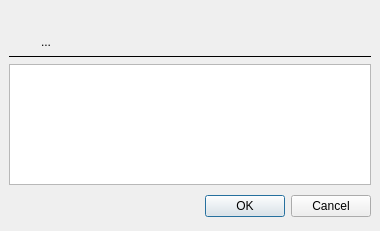
<ui version="4.0" >
 <author></author>
 <comment></comment>
 <exportmacro></exportmacro>
 <class>OriginCommentOptions</class>
 <widget class="QDialog" name="OriginCommentOptions" >
  <property name="geometry" >
   <rect>
    <x>0</x>
    <y>0</y>
    <width>380</width>
    <height>231</height>
   </rect>
  </property>
  <property name="windowTitle" >
   <string>Edit comment</string>
  </property>
  <layout class="QVBoxLayout" >
   <property name="margin" >
    <number>9</number>
   </property>
   <property name="spacing" >
    <number>6</number>
   </property>
   <item>
    <layout class="QHBoxLayout" >
     <property name="margin" >
      <number>0</number>
     </property>
     <property name="spacing" >
      <number>12</number>
     </property>
     <item>
      <layout class="QVBoxLayout" >
       <property name="margin" >
        <number>0</number>
       </property>
       <property name="spacing" >
        <number>6</number>
       </property>
       <item>
        <widget class="QLabel" name="labelHeadline" >
         <property name="enabled" >
          <bool>false</bool>
         </property>
         <property name="sizePolicy" >
          <sizepolicy>
           <hsizetype>4</hsizetype>
           <vsizetype>5</vsizetype>
           <horstretch>0</horstretch>
           <verstretch>0</verstretch>
          </sizepolicy>
         </property>
         <property name="text" >
          <string/>
         </property>
         <property name="pixmap" >
          <pixmap resource="icons.qrc" >:/icons/icons/comment.png</pixmap>
         </property>
         <property name="scaledContents" >
          <bool>false</bool>
         </property>
        </widget>
       </item>
       <item>
        <spacer>
         <property name="orientation" >
          <enum>Qt::Vertical</enum>
         </property>
         <property name="sizeType" >
          <enum>QSizePolicy::Expanding</enum>
         </property>
         <property name="sizeHint" >
          <size>
           <width>20</width>
           <height>0</height>
          </size>
         </property>
        </spacer>
       </item>
      </layout>
     </item>
     <item>
      <layout class="QVBoxLayout" >
       <property name="margin" >
        <number>0</number>
       </property>
       <property name="spacing" >
        <number>6</number>
       </property>
       <item>
        <layout class="QHBoxLayout" >
         <property name="margin" >
          <number>0</number>
         </property>
         <property name="spacing" >
          <number>6</number>
         </property>
         <item>
          <widget class="QLabel" name="labelAuthor" >
           <property name="text" >
            <string/>
           </property>
          </widget>
         </item>
         <item>
          <spacer>
           <property name="orientation" >
            <enum>Qt::Horizontal</enum>
           </property>
           <property name="sizeHint" >
            <size>
             <width>40</width>
             <height>20</height>
            </size>
           </property>
          </spacer>
         </item>
         <item>
          <widget class="QLabel" name="labelDate" >
           <property name="text" >
            <string/>
           </property>
          </widget>
         </item>
        </layout>
       </item>
       <item>
        <widget class="QLabel" name="labelComment" >
         <property name="sizePolicy" >
          <sizepolicy>
           <hsizetype>5</hsizetype>
           <vsizetype>5</vsizetype>
           <horstretch>0</horstretch>
           <verstretch>0</verstretch>
          </sizepolicy>
         </property>
         <property name="text" >
          <string>...</string>
         </property>
         <property name="wordWrap" >
          <bool>true</bool>
         </property>
        </widget>
       </item>
       <item>
        <spacer>
         <property name="orientation" >
          <enum>Qt::Vertical</enum>
         </property>
         <property name="sizeType" >
          <enum>QSizePolicy::Expanding</enum>
         </property>
         <property name="sizeHint" >
          <size>
           <width>10</width>
           <height>0</height>
          </size>
         </property>
        </spacer>
       </item>
      </layout>
     </item>
    </layout>
   </item>
   <item>
    <widget class="QFrame" name="frame" >
     <property name="frameShape" >
      <enum>QFrame::HLine</enum>
     </property>
     <property name="frameShadow" >
      <enum>QFrame::Plain</enum>
     </property>
    </widget>
   </item>
   <item>
    <widget class="QTextEdit" name="editComment" >
     <property name="sizePolicy" >
      <sizepolicy>
       <hsizetype>7</hsizetype>
       <vsizetype>7</vsizetype>
       <horstretch>0</horstretch>
       <verstretch>1</verstretch>
      </sizepolicy>
     </property>
     <property name="frameShape" >
      <enum>QFrame::StyledPanel</enum>
     </property>
     <property name="frameShadow" >
      <enum>QFrame::Plain</enum>
     </property>
    </widget>
   </item>
   <item>
    <layout class="QHBoxLayout" >
     <property name="margin" >
      <number>0</number>
     </property>
     <property name="spacing" >
      <number>6</number>
     </property>
     <item>
      <spacer>
       <property name="orientation" >
        <enum>Qt::Horizontal</enum>
       </property>
       <property name="sizeHint" >
        <size>
         <width>131</width>
         <height>31</height>
        </size>
       </property>
      </spacer>
     </item>
     <item>
      <widget class="QPushButton" name="okButton" >
       <property name="text" >
        <string>OK</string>
       </property>
      </widget>
     </item>
     <item>
      <widget class="QPushButton" name="cancelButton" >
       <property name="text" >
        <string>Cancel</string>
       </property>
      </widget>
     </item>
    </layout>
   </item>
  </layout>
 </widget>
 <pixmapfunction></pixmapfunction>
 <resources>
  <include location="icons.qrc" />
 </resources>
 <connections>
  <connection>
   <sender>okButton</sender>
   <signal>clicked()</signal>
   <receiver>OriginCommentOptions</receiver>
   <slot>accept()</slot>
   <hints>
    <hint type="sourcelabel" >
     <x>278</x>
     <y>253</y>
    </hint>
    <hint type="destinationlabel" >
     <x>96</x>
     <y>254</y>
    </hint>
   </hints>
  </connection>
  <connection>
   <sender>cancelButton</sender>
   <signal>clicked()</signal>
   <receiver>OriginCommentOptions</receiver>
   <slot>reject()</slot>
   <hints>
    <hint type="sourcelabel" >
     <x>369</x>
     <y>253</y>
    </hint>
    <hint type="destinationlabel" >
     <x>179</x>
     <y>282</y>
    </hint>
   </hints>
  </connection>
 </connections>
</ui>
